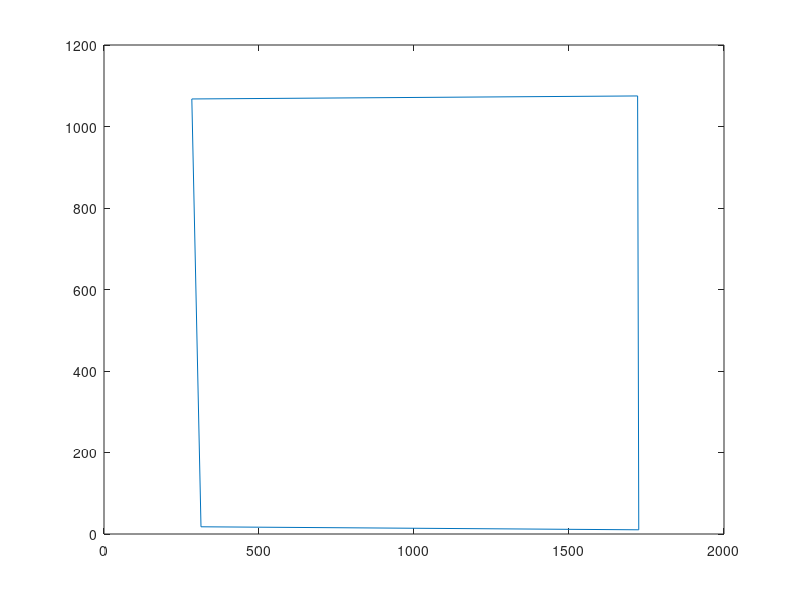

MATLAB code for this plot:
ON=1; OFF=0;
pathname = 'W:\';

%miyazaki path to prey capture folder stored on Eyre
%pathname='E:\Prey_capture_data\'; %eyre path

% if ismac
%     pathname = '/Users/crisniell/Dropbox/Prey capture/Prey_tracks/'
% end
% 
% pathname = '/Users/crisniell/Dropbox/Prey capture/Prey_tracks/'
% 

n=0;


%%%group: 1=wt blk6; 2= Dark 1st exp; 3=eyeSuture; 4=Bbgd; 5=earPlug;
% 6=EyeReopen; 7=EarUnplugged; 8=blind mice; 10=ctl Blind
%%%female=1 and male=2
box_Bounds(:,1)=[231.546931	1060.196751	1676.976534	1063.893502	238.940433 6.622744 1669.583032	14.016245];
box_Bounds(:,1)=[283.301444	1067.590253	312.875451	17.712996	1721.337545	1074.983755	1725.034296	10.319495];

box_Bounds(:,2)=[198.276173	1089.770758	1850.723827	1078.680505	194.579422 0 1861.814079 2.925993];
box_Bounds(:,3)=[283.30144 1086.074007 1832.240072 1086.074007 279.604693 0 1850.723827	0];
 figure;plot(box_Bounds([1 3 7 5 1],1),box_Bounds([2 4 8 6 2],1));% plots
%  boundry #1


%%

% approach to virtual stim

n=n+1;
files(n).subj = 'Prey24_NT';
files(n).lighting = ON;
files(n).trackpts = 'Size_9_1_16\Prey24_NT_slide11\DLTdv5_data_xypts.csv';%specific path and file name
files(n).soundfile = '';
files(n).headbar = 0;
files(n).contrast = 100;
files(n).notes = '';
files(n).fps=60;
files(n).scale=35;%pixels/cm on video tracking
files(n).group=1;
files(n).sex=1;
files(n).FrameS=535;%frame where cricket is first available
files(n).FrameEnd=740;%frame where cricket is caught
files(n).CapTime=11;
files(n).FrameFlash='';
files(n).Moviefile='Size_9_1_16\Prey24_NT_slide11.avi';
files(n).body=0;
files(n).bounds=box_Bounds(:,1);
%%


